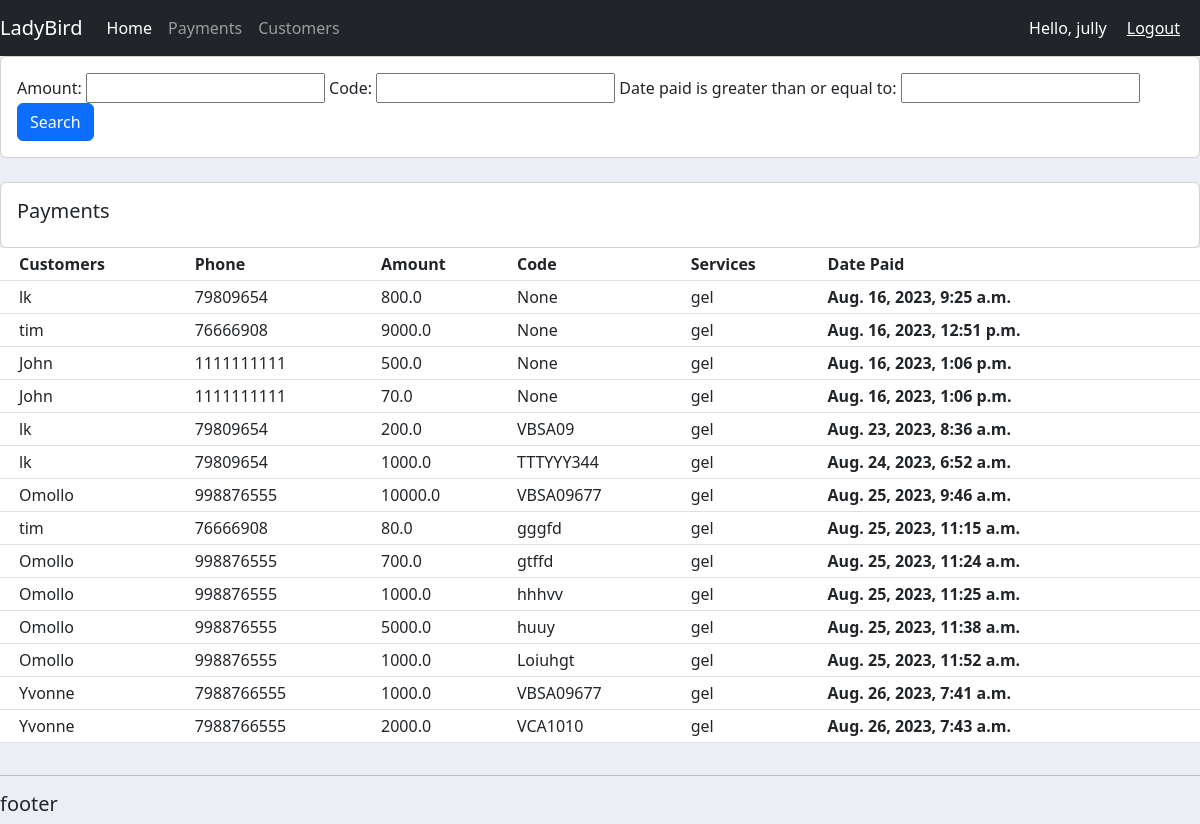
The app's page /payment/ (signed in) with its own data.
### spaservices/models.py (models this page shows, shortened)
class Payment(models.Model):
    customer = models.ForeignKey(Customer, null=True, on_delete= models.CASCADE)
    amount = models.FloatField(null=True)
    code = models.CharField(max_length=255, null=True)
    services = models.ManyToManyField(SpaService)
    date_paid = models.DateTimeField(auto_now_add=True,null=True)

class Customer(models.Model):
    user = models.OneToOneField(User, null=True, blank=True, on_delete=models.CASCADE)
    name = models.CharField(max_length=255, null=True)
    profile_pic = models.ImageField(default="user.png",null=True,blank=True)
    phone = models.IntegerField(null=True)
    loyalty_points = models.IntegerField(null=True, blank=True,default=0)

class SpaService(models.Model):
    name = models.CharField(max_length=200, null=True)
    price = models.IntegerField(null=True, blank=True)
    def __str__(self):
        return self.name

### spaservices/decorators.py (the view)
        def wrapper_func(request, *args, **kwargs):
            group = None
            if request.user.groups.exists():
                group = request.user.groups.all()[0].name
            if group in allowed_roles:
                return view_func(request, *args, **kwargs)
            else:
                return HttpResponse('You are not Authorised to Access')

### spaservices/views.py (called while the page is built)
@login_required(login_url='login')
@allowed_users(allowed_roles=['admin'])
def payment(request):
    payment = Payment.objects.all()
    payFilter = PaymentFilter(request.GET, queryset=payment)
    payment = payFilter.qs
    context = {'payment':payment, 'payFilter':payFilter}
    return render(request, 'spaservices/payments.html',context)

### spaservices/templates/spaservices/payments.html (shortened to what this page needs)
{% extends 'spaservices/main.html' %}
{% block content %}
<div class="row">
    <div class="col">
        <div class="card card-body">
            <form action="" method="get">
                {{payFilter.form}}
                <button class="btn btn-primary" type="submit">Search</button>
            </form>
        </div>
    </div>
</div>
<br>
<div class="row">
    <div class="col-md">
            <div class="card card-body">
                <h5>Payments</h5>
                </div>
            <div class="card-body">
                <table class="table table-sm">
                    <tr>
                        <th></th>
                        <th>Customers</th>
                        <th>Phone</th>
                        <th>Amount</th>
                        <th>Code</th>
                        <th>Services</th>
                        <th>Date Paid</th>
                    </tr>
                    {% for payments in payment %}
                    <tr>
                        <th></th>
                        <td>{{payments.customer.name}}</td>
                        <td>{{payments.customer.phone}}</td>
                        <td>{{payments.amount}}</td>
                        <td>{{payments.code}}</td>
                        <td>{{payments.services.all|join:", "}}</td>
                        <th>{{payments.date_paid}}</th>
                    </tr>
                    {% endfor %}
                </table>
            </div>
            </div>
    </div>
{% endblock %}

### spaservices/templates/spaservices/navbar.html (shortened to what this page needs)
{% load static %}
<nav class="navbar navbar-expand-lg navbar-dark bg-dark">
    <a class="navbar-brand" href="#">LadyBird</a>
    <div class="collapse navbar-collapse" id="navbarNavAltMarkup">
      <div class="navbar-nav">
        {% if request.user.is_anonymous %}
        <a class="nav-item nav-link active" href="">Home</a>
        <a class="nav-item nav-link" href="">Services</a>
        <a class="nav-item nav-link" href="">Contact</a>
        {% elif request.user.is_staff %}
        <a class="nav-item nav-link active" href="{% url 'home' %}">Home</a>
        <a class="nav-item nav-link" href="{% url 'payment' %}">Payments</a>
        <a class="nav-item nav-link" href="{% url 'custlist' %}">Customers</a>
        {% endif %}
      </div>
    </div>
    {% if request.user.is_anonymous %}
    <span ><a class="hello-msg"  href="{% url 'logout' %}">LogIn</a></span>
    {% else %}
    <span class="hello-msg">Hello, {{request.user}}</span>
    <span ><a class="hello-msg"  href="{% url 'logout' %}">Logout</a></span>
    {% endif %}
  </nav>

### static/css/main.css (style rules this page uses)
body { background-color: #ebeff5; }

### spaservices/templates/spaservices/navbar.html (style rules this page uses)
.hello-msg { font-size: 18pf; color: #fff; margin-right: 20px; }

### records on screen
Payment: customer.name "lk", customer.phone "79809654", amount "800.0", code "None", services.all "gel", date_paid "Aug. 16, 2023, 9:25 a.m."
Payment: customer.name "tim", customer.phone "76666908", amount "9000.0", code "None", services.all "gel", date_paid "Aug. 16, 2023, 12:51 p.m."
Payment: customer.name "John", customer.phone "1111111111", amount "500.0", code "None", services.all "gel", date_paid "Aug. 16, 2023, 1:06 p.m."
Payment: customer.name "John", customer.phone "1111111111", amount "70.0", code "None", services.all "gel", date_paid "Aug. 16, 2023, 1:06 p.m."
Payment: customer.name "lk", customer.phone "79809654", amount "200.0", code "VBSA09", services.all "gel", date_paid "Aug. 23, 2023, 8:36 a.m."
Payment: customer.name "lk", customer.phone "79809654", amount "1000.0", code "TTTYYY344", services.all "gel", date_paid "Aug. 24, 2023, 6:52 a.m."
Payment: customer.name "Omollo", customer.phone "998876555", amount "10000.0", code "VBSA09677", services.all "gel", date_paid "Aug. 25, 2023, 9:46 a.m."
Payment: customer.name "tim", customer.phone "76666908", amount "80.0", code "gggfd", services.all "gel", date_paid "Aug. 25, 2023, 11:15 a.m."
Payment: customer.name "Omollo", customer.phone "998876555", amount "700.0", code "gtffd", services.all "gel", date_paid "Aug. 25, 2023, 11:24 a.m."
Payment: customer.name "Omollo", customer.phone "998876555", amount "1000.0", code "hhhvv", services.all "gel", date_paid "Aug. 25, 2023, 11:25 a.m."
Payment: customer.name "Omollo", customer.phone "998876555", amount "5000.0", code "huuy", services.all "gel", date_paid "Aug. 25, 2023, 11:38 a.m."
Payment: customer.name "Omollo", customer.phone "998876555", amount "1000.0", code "Loiuhgt", services.all "gel", date_paid "Aug. 25, 2023, 11:52 a.m."
Payment: customer.name "Yvonne", customer.phone "7988766555", amount "1000.0", code "VBSA09677", services.all "gel", date_paid "Aug. 26, 2023, 7:41 a.m."
Payment: customer.name "Yvonne", customer.phone "7988766555", amount "2000.0", code "VCA1010", services.all "gel", date_paid "Aug. 26, 2023, 7:43 a.m."

### other values on screen
{{ request.user }} "jully"
